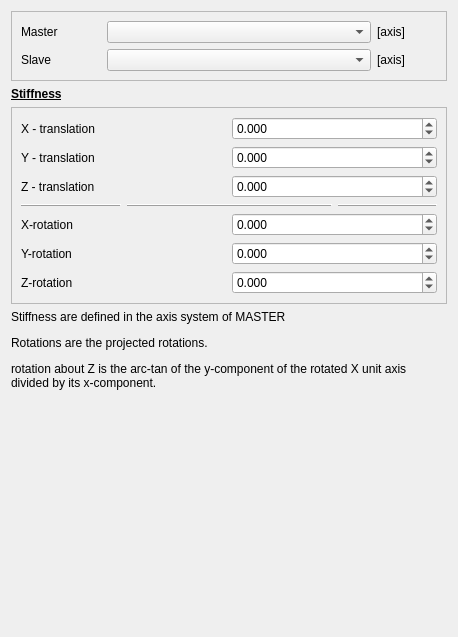
<?xml version="1.0" encoding="UTF-8"?>
<ui version="4.0">
 <class>widget_lincon6</class>
 <widget class="QWidget" name="widget_lincon6">
  <property name="geometry">
   <rect>
    <x>0</x>
    <y>0</y>
    <width>458</width>
    <height>637</height>
   </rect>
  </property>
  <property name="windowTitle">
   <string>Form</string>
  </property>
  <property name="locale">
   <locale language="English" country="UnitedStates"/>
  </property>
  <layout class="QVBoxLayout" name="verticalLayout">
   <item>
    <widget class="QFrame" name="frmMasterSlave">
     <property name="frameShape">
      <enum>QFrame::StyledPanel</enum>
     </property>
     <property name="frameShadow">
      <enum>QFrame::Raised</enum>
     </property>
     <layout class="QGridLayout" name="gridLayout_2">
      <item row="0" column="0">
       <widget class="QLabel" name="label_9">
        <property name="sizePolicy">
         <sizepolicy hsizetype="Fixed" vsizetype="Preferred">
          <horstretch>0</horstretch>
          <verstretch>0</verstretch>
         </sizepolicy>
        </property>
        <property name="minimumSize">
         <size>
          <width>80</width>
          <height>0</height>
         </size>
        </property>
        <property name="maximumSize">
         <size>
          <width>80</width>
          <height>16777215</height>
         </size>
        </property>
        <property name="text">
         <string>Master</string>
        </property>
       </widget>
      </item>
      <item row="0" column="1">
       <widget class="QComboBox" name="cbMasterAxis"/>
      </item>
      <item row="0" column="2">
       <widget class="QLabel" name="label_10">
        <property name="sizePolicy">
         <sizepolicy hsizetype="Fixed" vsizetype="Preferred">
          <horstretch>0</horstretch>
          <verstretch>0</verstretch>
         </sizepolicy>
        </property>
        <property name="minimumSize">
         <size>
          <width>60</width>
          <height>0</height>
         </size>
        </property>
        <property name="maximumSize">
         <size>
          <width>60</width>
          <height>16777215</height>
         </size>
        </property>
        <property name="text">
         <string>[axis]</string>
        </property>
       </widget>
      </item>
      <item row="1" column="0">
       <widget class="QLabel" name="label_11">
        <property name="sizePolicy">
         <sizepolicy hsizetype="Fixed" vsizetype="Preferred">
          <horstretch>0</horstretch>
          <verstretch>0</verstretch>
         </sizepolicy>
        </property>
        <property name="minimumSize">
         <size>
          <width>80</width>
          <height>0</height>
         </size>
        </property>
        <property name="maximumSize">
         <size>
          <width>80</width>
          <height>16777215</height>
         </size>
        </property>
        <property name="text">
         <string>Slave</string>
        </property>
       </widget>
      </item>
      <item row="1" column="1">
       <widget class="QComboBox" name="cbSlaveAxis"/>
      </item>
      <item row="1" column="2">
       <widget class="QLabel" name="label_12">
        <property name="sizePolicy">
         <sizepolicy hsizetype="Fixed" vsizetype="Preferred">
          <horstretch>0</horstretch>
          <verstretch>0</verstretch>
         </sizepolicy>
        </property>
        <property name="minimumSize">
         <size>
          <width>60</width>
          <height>0</height>
         </size>
        </property>
        <property name="maximumSize">
         <size>
          <width>60</width>
          <height>16777215</height>
         </size>
        </property>
        <property name="text">
         <string>[axis]</string>
        </property>
       </widget>
      </item>
     </layout>
    </widget>
   </item>
   <item>
    <widget class="QLabel" name="label_7">
     <property name="text">
      <string>&lt;html&gt;&lt;head/&gt;&lt;body&gt;&lt;p&gt;&lt;span style=&quot; font-weight:600; text-decoration: underline;&quot;&gt;Stiffness&lt;/span&gt;&lt;/p&gt;&lt;/body&gt;&lt;/html&gt;</string>
     </property>
     <property name="wordWrap">
      <bool>true</bool>
     </property>
    </widget>
   </item>
   <item>
    <widget class="QFrame" name="frame">
     <property name="sizePolicy">
      <sizepolicy hsizetype="Preferred" vsizetype="Fixed">
       <horstretch>0</horstretch>
       <verstretch>0</verstretch>
      </sizepolicy>
     </property>
     <property name="frameShape">
      <enum>QFrame::StyledPanel</enum>
     </property>
     <property name="frameShadow">
      <enum>QFrame::Raised</enum>
     </property>
     <layout class="QGridLayout" name="gridLayout">
      <item row="0" column="0">
       <widget class="QLabel" name="label">
        <property name="text">
         <string>X - translation</string>
        </property>
       </widget>
      </item>
      <item row="0" column="2" colspan="2">
       <widget class="QDoubleSpinBox" name="doubleSpinBox_1">
        <property name="sizePolicy">
         <sizepolicy hsizetype="Preferred" vsizetype="Fixed">
          <horstretch>0</horstretch>
          <verstretch>0</verstretch>
         </sizepolicy>
        </property>
        <property name="decimals">
         <number>3</number>
        </property>
        <property name="minimum">
         <double>-999999999999.000000000000000</double>
        </property>
        <property name="maximum">
         <double>99999999999999.000000000000000</double>
        </property>
       </widget>
      </item>
      <item row="1" column="0">
       <widget class="QLabel" name="label_2">
        <property name="text">
         <string>Y - translation</string>
        </property>
       </widget>
      </item>
      <item row="1" column="2" colspan="2">
       <widget class="QDoubleSpinBox" name="doubleSpinBox_2">
        <property name="sizePolicy">
         <sizepolicy hsizetype="Preferred" vsizetype="Fixed">
          <horstretch>0</horstretch>
          <verstretch>0</verstretch>
         </sizepolicy>
        </property>
        <property name="decimals">
         <number>3</number>
        </property>
        <property name="minimum">
         <double>-999999999999.000000000000000</double>
        </property>
        <property name="maximum">
         <double>99999999999999.000000000000000</double>
        </property>
       </widget>
      </item>
      <item row="2" column="0">
       <widget class="QLabel" name="label_3">
        <property name="text">
         <string>Z - translation</string>
        </property>
       </widget>
      </item>
      <item row="2" column="2" colspan="2">
       <widget class="QDoubleSpinBox" name="doubleSpinBox_3">
        <property name="sizePolicy">
         <sizepolicy hsizetype="Preferred" vsizetype="Fixed">
          <horstretch>0</horstretch>
          <verstretch>0</verstretch>
         </sizepolicy>
        </property>
        <property name="decimals">
         <number>3</number>
        </property>
        <property name="minimum">
         <double>-999999999999.000000000000000</double>
        </property>
        <property name="maximum">
         <double>99999999999999.000000000000000</double>
        </property>
       </widget>
      </item>
      <item row="3" column="0">
       <widget class="QFrame" name="frame_2">
        <property name="frameShape">
         <enum>QFrame::HLine</enum>
        </property>
        <property name="frameShadow">
         <enum>QFrame::Raised</enum>
        </property>
       </widget>
      </item>
      <item row="3" column="1" colspan="2">
       <widget class="QFrame" name="frame_3">
        <property name="frameShape">
         <enum>QFrame::HLine</enum>
        </property>
        <property name="frameShadow">
         <enum>QFrame::Raised</enum>
        </property>
       </widget>
      </item>
      <item row="3" column="3">
       <widget class="QFrame" name="frame_4">
        <property name="frameShape">
         <enum>QFrame::HLine</enum>
        </property>
        <property name="frameShadow">
         <enum>QFrame::Raised</enum>
        </property>
       </widget>
      </item>
      <item row="4" column="0">
       <widget class="QLabel" name="label_4">
        <property name="text">
         <string>X-rotation</string>
        </property>
       </widget>
      </item>
      <item row="4" column="2" colspan="2">
       <widget class="QDoubleSpinBox" name="doubleSpinBox_4">
        <property name="sizePolicy">
         <sizepolicy hsizetype="Preferred" vsizetype="Fixed">
          <horstretch>0</horstretch>
          <verstretch>0</verstretch>
         </sizepolicy>
        </property>
        <property name="decimals">
         <number>3</number>
        </property>
        <property name="minimum">
         <double>-999999999999.000000000000000</double>
        </property>
        <property name="maximum">
         <double>99999999999999.000000000000000</double>
        </property>
       </widget>
      </item>
      <item row="5" column="0">
       <widget class="QLabel" name="label_5">
        <property name="text">
         <string>Y-rotation</string>
        </property>
       </widget>
      </item>
      <item row="5" column="2" colspan="2">
       <widget class="QDoubleSpinBox" name="doubleSpinBox_5">
        <property name="sizePolicy">
         <sizepolicy hsizetype="Preferred" vsizetype="Fixed">
          <horstretch>0</horstretch>
          <verstretch>0</verstretch>
         </sizepolicy>
        </property>
        <property name="decimals">
         <number>3</number>
        </property>
        <property name="minimum">
         <double>-999999999999.000000000000000</double>
        </property>
        <property name="maximum">
         <double>99999999999999.000000000000000</double>
        </property>
       </widget>
      </item>
      <item row="6" column="0">
       <widget class="QLabel" name="label_6">
        <property name="text">
         <string>Z-rotation</string>
        </property>
       </widget>
      </item>
      <item row="6" column="2" colspan="2">
       <widget class="QDoubleSpinBox" name="doubleSpinBox_6">
        <property name="sizePolicy">
         <sizepolicy hsizetype="Preferred" vsizetype="Fixed">
          <horstretch>0</horstretch>
          <verstretch>0</verstretch>
         </sizepolicy>
        </property>
        <property name="decimals">
         <number>3</number>
        </property>
        <property name="minimum">
         <double>-999999999999.000000000000000</double>
        </property>
        <property name="maximum">
         <double>99999999999999.000000000000000</double>
        </property>
       </widget>
      </item>
     </layout>
    </widget>
   </item>
   <item>
    <widget class="QLabel" name="label_8">
     <property name="text">
      <string>&lt;html&gt;&lt;head/&gt;&lt;body&gt;&lt;p&gt;Stiffness are defined in the axis system of MASTER&lt;/p&gt;&lt;p&gt;Rotations are the projected rotations. &lt;/p&gt;&lt;p&gt;rotation about Z is the arc-tan of the y-component of the rotated X unit axis divided by its x-component.&lt;/p&gt;&lt;/body&gt;&lt;/html&gt;</string>
     </property>
     <property name="wordWrap">
      <bool>true</bool>
     </property>
    </widget>
   </item>
   <item>
    <spacer name="verticalSpacer">
     <property name="orientation">
      <enum>Qt::Vertical</enum>
     </property>
     <property name="sizeHint" stdset="0">
      <size>
       <width>20</width>
       <height>40</height>
      </size>
     </property>
    </spacer>
   </item>
  </layout>
 </widget>
 <resources/>
 <connections/>
</ui>
